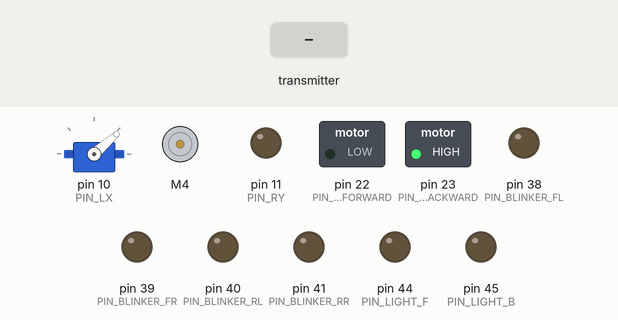
A sketch run on a simulated Arduino Mega 2560, built with avr-gcc and run on an emulated ATmega2560. Parts: servo, DC motor (green arrow = forward, orange = backward, longer = faster), switched loads named in the sketch (green lamp = pin HIGH), output pins drawn as LEDs (lit = HIGH). The inputs (shaded band) are chosen by the test bench. No radio packets arrive unless stated; what the sketch prints to the serial monitor is not drawn.

Above: at 1.2 s.
1.3 s: the transmitter starts sending lx = 0
At 2.2 s:
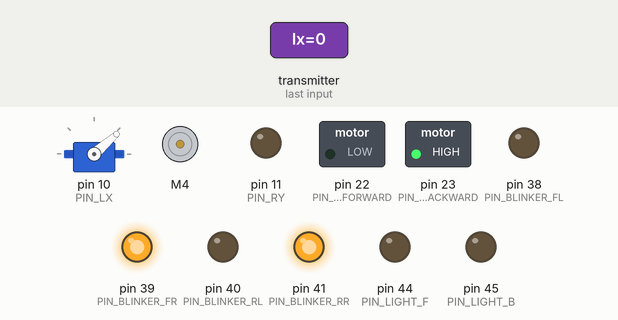
4.3 s: the transmitter starts sending ly = 1023
At 4.87 s:
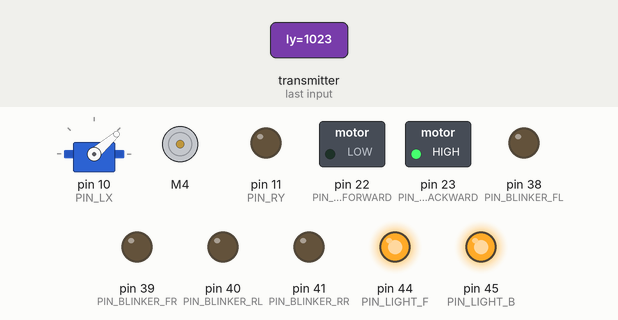
At 6.22 s:
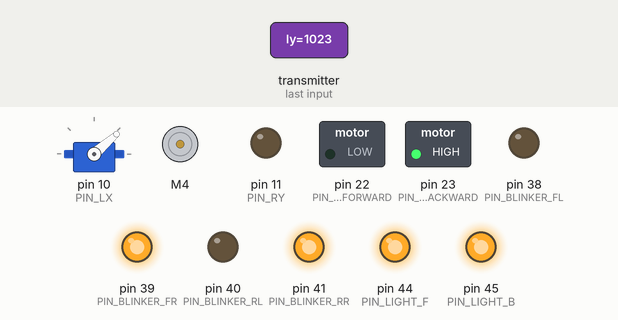
7.3 s: the transmitter starts sending lz = 1
10.3 s: the transmitter starts sending ry = 256
13.3 s: the transmitter starts sending lx = 256
At 13.6 s:
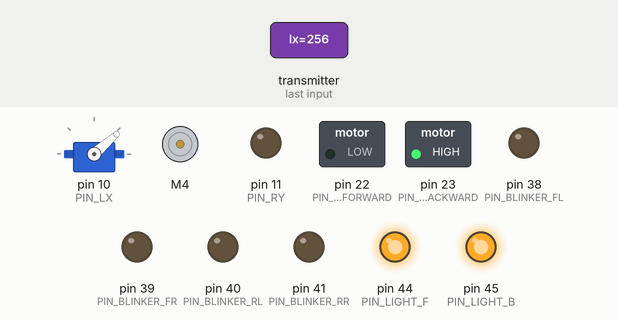
16.3 s: the transmitter starts sending lz = 0
Timing chart, 0 to 28.8 s (numbered marks = the images above; inputs shaded):
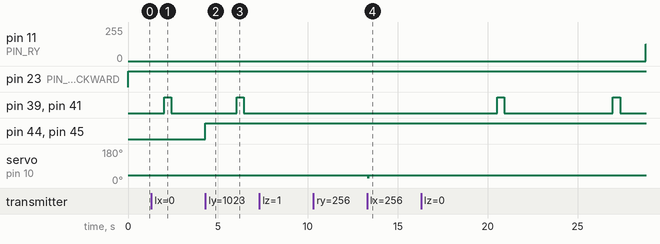

The sketch:

receiver.ino
```cpp
#include <AFMotor.h>

#include <Servo.h>
#include <nRF24L01.h>
#include <RF24.h>


//Stick LX    Servomotor
#define PIN_LX 10  //Rotation
#define DEFAULT_ANGLE 45
#define MIN_ANGLE 10
#define MAX_ANGLE 75


Servo servo;
int pos = DEFAULT_ANGLE;

//Stick LY
//#define PIN_LY 6
#define PIN_LIGHT_F 44
#define PIN_LIGHT_B 45
bool lichtstatus = false;
bool lichtstatuslock = false;

//Schalter LZ
AF_DCMotor motor(4);
#define PIN_HORN 30

//Stick RX    Blinker
//Schalter RZ Warnblinker
#define PIN_BLINKER_FL 38
#define PIN_BLINKER_FR 39
#define PIN_BLINKER_RL 40
#define PIN_BLINKER_RR 41

#define BLINKINTERVAL 400
unsigned long currentblink = 0;
unsigned long previuosblink = 0;
bool blinkerstatus = false;
String blinkerseite = "";

//Stick RY    Fahrmotor
#define PIN_RY 11            //PWM Signal   Moto-Shield Pin 5
#define PIN_MOTOR_FORWARD 22  //Vorwärts    Moto-Shield Pin 7
#define PIN_MOTOR_BACKWARD 23 //Rückwärts   Moto-Shield Pin 8
//                                5V Pin an Moto-Shield Pin A0
//                                Motor Plus an A1
//                                Motor Minus an B1
int PWM_RY = 0;


//Radio - Pins
#define PIN_CE 48
#define PIN_CSN 49
RF24 radio(PIN_CE, PIN_CSN); // CE, CSN

//Radio Adresse
const byte address[6] = "00100";

//Datenpaket
struct Data_Package {
  int lx = 0;
  int ly = 0;
  bool lz = 0;

  int rx = 0;
  int ry = 0;
  bool rz = 0;
};
Data_Package data;

//-----------------------------------------------------------------------------------------------------------------------------------------------------------------------------------------------------------------------------
//SETUP SETUP SETUP SETUP SETUP SETUP SETUP SETUP SETUP SETUP SETUP SETUP SETUP SETUP SETUP SETUP SETUP SETUP SETUP SETUP SETUP SETUP SETUP SETUP SETUP SETUP SETUP SETUP SETUP SETUP SETUP SETUP SETUP SETUP SETUP SETUP SETUP
//-----------------------------------------------------------------------------------------------------------------------------------------------------------------------------------------------------------------------------
void setup() {
  //Serieller Monitor
  Serial.begin(9600);
  Serial.println();
  Serial.println("Setup - Start");

  //Radio Starten
  bool init_status = radio.begin();
  Serial.print("Radio Initialization: ");
  Serial.println(init_status ? "Success" : "Failed");

  radio.openReadingPipe(0, address);
  radio.setPALevel(RF24_PA_MAX);
  radio.startListening();


  pinMode(PIN_LX, OUTPUT);

  pinMode(PIN_RY, OUTPUT);
  pinMode(PIN_MOTOR_FORWARD, OUTPUT);
  pinMode(PIN_MOTOR_BACKWARD, OUTPUT);

  pinMode(PIN_LIGHT_F, OUTPUT);
  pinMode(PIN_LIGHT_B, OUTPUT);

  pinMode(PIN_BLINKER_FL, OUTPUT);
  pinMode(PIN_BLINKER_FR, OUTPUT);
  pinMode(PIN_BLINKER_RL, OUTPUT);
  pinMode(PIN_BLINKER_RR, OUTPUT);

  //Servo Pin festlegen
  servo.attach(PIN_LX);

  //Servo Standardposition festlegen
  servo.write(pos);

  Serial.println("Setup - End");
}
//---------------------------------------------------------------------------------------------------------------------------------------------------------------------------------------------------------------------------
//LOOP LOOP LOOP LOOP LOOP LOOP LOOP LOOP LOOP LOOP LOOP LOOP LOOP LOOP LOOP LOOP LOOP LOOP LOOP LOOP LOOP LOOP LOOP LOOP LOOP LOOP LOOP LOOP LOOP LOOP LOOP LOOP LOOP LOOP LOOP LOOP LOOP LOOP LOOP LOOP LOOP LOOP LOOP LOOP
//---------------------------------------------------------------------------------------------------------------------------------------------------------------------------------------------------------------------------
void loop() {

  if (radio.available()) {
    radio.read(&data, sizeof(Data_Package));
  } else {
    data.lx = 500;
    data.ly = 500;
    data.lz = 0;
    data.rx = 500;
    data.ry = 500;
    data.rz = 0;
  }

  //LX      Servo
  pos = map(data.lx, 0, 1024, MIN_ANGLE, MAX_ANGLE);
  servo.write(pos);
  Serial.println(pos);

  //LY      Licht
  if (data.ly > 1000 && !lichtstatuslock) {
    lichtstatuslock = true;
    lichtstatus = !lichtstatus;
  } else if (data.ly < 80) {
    lichtstatuslock = false;
  }
  digitalWrite(PIN_LIGHT_F, lichtstatus);
  digitalWrite(PIN_LIGHT_B, lichtstatus);


  //LZ      Hupe
  if (data.lz == 1) {
    motor.run(FORWARD);
    motor.setSpeed(255);
  } else {
    motor.run(RELEASE);
    motor.setSpeed(0);
  }

  //RX, RZ  Blinker, Warnblinker
  if (data.rz == 1) {
    blinkerseite = "w";
  } else if (data.rx > 800) {
    blinkerseite = "l";
  } else if (data.rx < 200) {
    blinkerseite = "r";
  } else {
    blinkerseite = "";
  }

  currentblink = millis();
  //Timer-Funktion Blinker / Warnblinker
  if (currentblink - previuosblink >= BLINKINTERVAL) {
    previuosblink = currentblink;
    blinkerstatus = !blinkerstatus;

    if (blinkerseite == "l") {
      digitalWrite(PIN_BLINKER_FL, blinkerstatus);
      digitalWrite(PIN_BLINKER_FR, 0);
      digitalWrite(PIN_BLINKER_RL, blinkerstatus);
      digitalWrite(PIN_BLINKER_RR, 0);
    } else if (blinkerseite == "r") {
      digitalWrite(PIN_BLINKER_FL, 0);
      digitalWrite(PIN_BLINKER_FR, blinkerstatus);
      digitalWrite(PIN_BLINKER_RL, 0);
      digitalWrite(PIN_BLINKER_RR, blinkerstatus);
    }  else if (blinkerseite == "w") {
      digitalWrite(PIN_BLINKER_FL, blinkerstatus);
      digitalWrite(PIN_BLINKER_FR, blinkerstatus);
      digitalWrite(PIN_BLINKER_RL, blinkerstatus);
      digitalWrite(PIN_BLINKER_RR, blinkerstatus);
    } else {
      digitalWrite(PIN_BLINKER_FL, 0);
      digitalWrite(PIN_BLINKER_FR, 0);
      digitalWrite(PIN_BLINKER_RL, 0);
      digitalWrite(PIN_BLINKER_RR, 0);
    }
  }

  //RY      Fahrmotor
  data.ry -= 500;
  if (data.ry > 0) {
    digitalWrite(PIN_MOTOR_FORWARD, 1);
    digitalWrite(PIN_MOTOR_BACKWARD, 0);
  } else {
    data.ry = data.ry * -1;
    digitalWrite(PIN_MOTOR_FORWARD, 0);
    digitalWrite(PIN_MOTOR_BACKWARD, 1);
  }

  PWM_RY = map(data.ry, 0 , 500, 0, 255);

  if (PWM_RY < 20) {
    PWM_RY = 0;
  }
  analogWrite(PIN_RY, PWM_RY);
  //RZ siehe RX
}
```

Measured:
- after the input at 1.3 s, pin 39 (PIN_BLINKER_FR), pin 41 (PIN_BLINKER_RR): LOW → HIGH after 0.71 s, → LOW 0.40 s later
- after the input at 4.3 s, pin 39 (PIN_BLINKER_FR), pin 41 (PIN_BLINKER_RR): LOW → HIGH after 1.7 s, → LOW 0.40 s later; pin 44 (PIN_LIGHT_F), pin 45 (PIN_LIGHT_B): LOW → HIGH at once
- after the input at 13.3 s, servo on pin 10 (PIN_LX): 41° → 26° after 0.06 s, → 41° 0.01 s later
- after the input at 16.3 s, pin 11 (PIN_RY): 0/255 → 124/255 after 12.5 s
